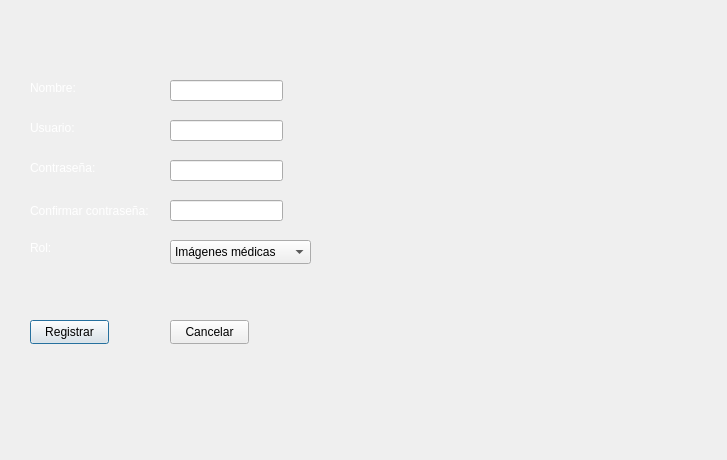
<?xml version="1.0" encoding="UTF-8"?>
<ui version="4.0">
 <class>Dialog</class>
 <widget class="QDialog" name="Dialog">
  <property name="geometry">
   <rect>
    <x>0</x>
    <y>0</y>
    <width>727</width>
    <height>460</height>
   </rect>
  </property>
  <property name="windowTitle">
   <string>Dialog</string>
  </property>
  <widget class="QLabel" name="lbl_nombre">
   <property name="geometry">
    <rect>
     <x>30</x>
     <y>80</y>
     <width>49</width>
     <height>16</height>
    </rect>
   </property>
   <property name="styleSheet">
    <string notr="true">color: rgb(255, 255, 255);</string>
   </property>
   <property name="text">
    <string>Nombre:</string>
   </property>
  </widget>
  <widget class="QLabel" name="lbl_usuario">
   <property name="geometry">
    <rect>
     <x>30</x>
     <y>120</y>
     <width>49</width>
     <height>16</height>
    </rect>
   </property>
   <property name="styleSheet">
    <string notr="true">color: rgb(255, 255, 255);</string>
   </property>
   <property name="text">
    <string>Usuario:</string>
   </property>
  </widget>
  <widget class="QLabel" name="lbl_password">
   <property name="geometry">
    <rect>
     <x>30</x>
     <y>160</y>
     <width>71</width>
     <height>16</height>
    </rect>
   </property>
   <property name="styleSheet">
    <string notr="true">color: rgb(255, 255, 255);</string>
   </property>
   <property name="text">
    <string>Contraseña:</string>
   </property>
  </widget>
  <widget class="QLabel" name="lbl_confirmar">
   <property name="geometry">
    <rect>
     <x>30</x>
     <y>200</y>
     <width>151</width>
     <height>21</height>
    </rect>
   </property>
   <property name="styleSheet">
    <string notr="true">color: rgb(255, 255, 255);</string>
   </property>
   <property name="text">
    <string>Confirmar contraseña:</string>
   </property>
  </widget>
  <widget class="QLabel" name="lbl_rol">
   <property name="geometry">
    <rect>
     <x>30</x>
     <y>240</y>
     <width>49</width>
     <height>16</height>
    </rect>
   </property>
   <property name="styleSheet">
    <string notr="true">color: rgb(255, 255, 255);</string>
   </property>
   <property name="text">
    <string>Rol:</string>
   </property>
  </widget>
  <widget class="QLineEdit" name="txt_nombre">
   <property name="geometry">
    <rect>
     <x>170</x>
     <y>80</y>
     <width>113</width>
     <height>21</height>
    </rect>
   </property>
  </widget>
  <widget class="QLineEdit" name="txt_usuario">
   <property name="geometry">
    <rect>
     <x>170</x>
     <y>120</y>
     <width>113</width>
     <height>21</height>
    </rect>
   </property>
  </widget>
  <widget class="QLineEdit" name="txt_password">
   <property name="geometry">
    <rect>
     <x>170</x>
     <y>160</y>
     <width>113</width>
     <height>21</height>
    </rect>
   </property>
   <property name="echoMode">
    <enum>QLineEdit::EchoMode::Password</enum>
   </property>
  </widget>
  <widget class="QLineEdit" name="txt_confirmar">
   <property name="geometry">
    <rect>
     <x>170</x>
     <y>200</y>
     <width>113</width>
     <height>21</height>
    </rect>
   </property>
   <property name="echoMode">
    <enum>QLineEdit::EchoMode::Password</enum>
   </property>
  </widget>
  <widget class="QComboBox" name="cmb_rol">
   <property name="geometry">
    <rect>
     <x>170</x>
     <y>240</y>
     <width>141</width>
     <height>24</height>
    </rect>
   </property>
   <item>
    <property name="text">
     <string>Imágenes médicas</string>
    </property>
   </item>
   <item>
    <property name="text">
     <string>Señales biomédicas</string>
    </property>
   </item>
  </widget>
  <widget class="QPushButton" name="btn_registrar">
   <property name="geometry">
    <rect>
     <x>30</x>
     <y>320</y>
     <width>79</width>
     <height>24</height>
    </rect>
   </property>
   <property name="text">
    <string>Registrar</string>
   </property>
  </widget>
  <widget class="QPushButton" name="btn_cancelar">
   <property name="geometry">
    <rect>
     <x>170</x>
     <y>320</y>
     <width>79</width>
     <height>24</height>
    </rect>
   </property>
   <property name="text">
    <string>Cancelar</string>
   </property>
  </widget>
  <widget class="QLabel" name="fondo_registro">
   <property name="geometry">
    <rect>
     <x>-20</x>
     <y>0</y>
     <width>761</width>
     <height>481</height>
    </rect>
   </property>
   <property name="text">
    <string/>
   </property>
   <property name="pixmap">
    <pixmap resource="fondo_fondo.qrc">:/Fondo_11/imagen_fondo_registro.png</pixmap>
   </property>
   <property name="scaledContents">
    <bool>true</bool>
   </property>
  </widget>
  <zorder>fondo_registro</zorder>
  <zorder>lbl_nombre</zorder>
  <zorder>lbl_usuario</zorder>
  <zorder>lbl_password</zorder>
  <zorder>lbl_confirmar</zorder>
  <zorder>lbl_rol</zorder>
  <zorder>txt_nombre</zorder>
  <zorder>txt_usuario</zorder>
  <zorder>txt_password</zorder>
  <zorder>txt_confirmar</zorder>
  <zorder>cmb_rol</zorder>
  <zorder>btn_registrar</zorder>
  <zorder>btn_cancelar</zorder>
 </widget>
 <resources>
  <include location="fondo_fondo.qrc"/>
 </resources>
 <connections/>
</ui>
